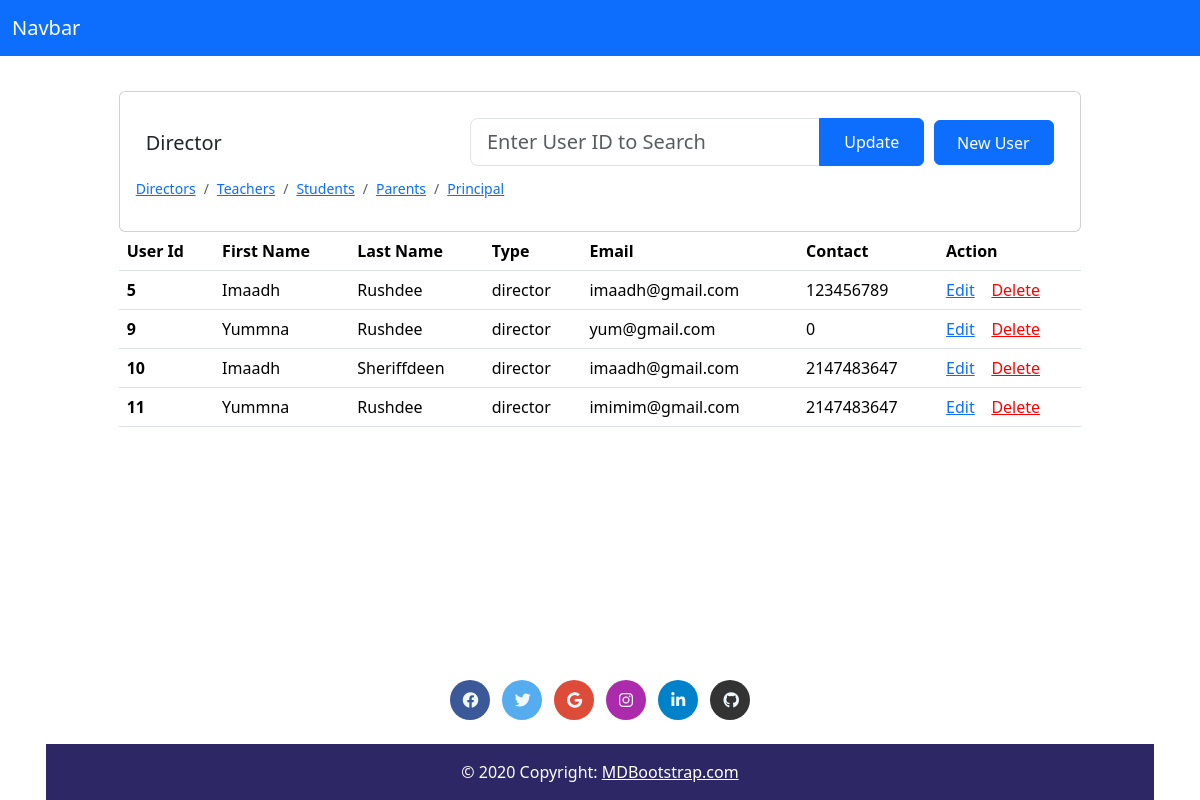
The app's page /viewuser.php?type=Director with its own data.
### tables this page shows
CREATE TABLE IF NOT EXISTS `user` (
  `user_id` int NOT NULL AUTO_INCREMENT,
  `firstname` varchar(50) NOT NULL,
  `lastname` varchar(200) NOT NULL,
  `adress` varchar(50) NOT NULL,
  `email` varchar(200) NOT NULL,
  `contact` int NOT NULL,
  `usertype` varchar(100) NOT NULL,
  `username` varchar(200) NOT NULL,
  `password` varchar(200) NOT NULL,
  `userphoto` varchar(200) NOT NULL,
  PRIMARY KEY (`user_id`)
);

### viewuser.php (the view, shortened to what this page needs)
<?php
include 'Database.php';
$type = '';
if (isset($_GET['type'])) {
    $type = mysqli_real_escape_string($conn, $_GET['type']);
}
$sql = "SELECT * FROM user WHERE usertype = '$type'";
$result = mysqli_query($conn, $sql);
?>
<html>
    <head>
        <link href="https://cdn.jsdelivr.net/npm/bootstrap@5.3.3/dist/css/bootstrap.min.css" rel="stylesheet">
        <link rel="stylesheet" href="viewuser.css">
        <link href="https://cdnjs.cloudflare.com/ajax/libs/font-awesome/6.0.0/css/all.min.css" rel="stylesheet"/>
    </head>
    <body>
      <nav class="navbar fixed-top navbar-expand-lg navbar-dark bg-primary">
        <div class="container-fluid">
          <a class="navbar-brand" href="#">Navbar</a>
        </div>
      </nav>
      <div class="mainbar container">
        <div class="card">
            <div class="my card-body">
                <blockquote class="named blockquote mb-0">
                    <div class="up">
                        <label id="cardname" name="heading"><?php echo htmlspecialchars($type); ?></label>
                        <div class="col-md-6" id="search">
                          <form class="myf d-flex" action="updateuser.php" method="GET">
                            <div class="input-group">
                                <input class="form-control form-control-lg" type="search" name="id" placeholder="Enter User ID to Search" aria-label="Search">
                                <button class="btn btn-primary px-4" type="submit">Update <i class="bi bi-search"></i></button>
                            </div>
                          </form>
                        </div>
                        <a href="user.php">
                          <button class="btn btn-primary" type="submit" style="height: 45px; width: 120px; padding-left: 10px;">New User</button>
                        </a>
                    </div>
                    <nav aria-label="breadcrumb" class="bc">
                        <ol class="breadcrumb">
                            <li class="breadcrumb-item"><a href="viewuser.php?type=Director">Directors</a></li>
                            <li class="breadcrumb-item"><a href="viewuser.php?type=Teacher">Teachers</a></li>
                            <li class="breadcrumb-item"><a href="viewuser.php?type=Student">Students</a></li>
                            <li class="breadcrumb-item"><a href="viewuser.php?type=Parent">Parents</a></li>
                            <li class="breadcrumb-item"><a href="viewuser.php?type=Principal">Principal</a></li>
                        </ol>
                    </nav>
                </blockquote>
            </div>
        </div>
      </div>
      <div class="main container">
        <div class="table-responsive">
            <table class="table">
                <thead>
                  <tr>
                    <th scope="col">User Id</th>
                    <th scope="col">First Name</th>
                    <th scope="col">Last Name</th>
                    <th scope="col">Type</th>
                    <th scope="col">Email</th>
                    <th scope="col">Contact</th>
                    <th scope="col">Action</th>
                  </tr>
                </thead>
                <tbody>
                  <?php
                  if (mysqli_num_rows($result) > 0) {
                      while ($row = mysqli_fetch_assoc($result)) {
                  ?>
                  <tr>
                    <th scope="row"><?php echo $row['user_id']; ?></th>
                    <td><?php echo $row['firstname']; ?></td>
                    <td><?php echo $row['lastname']; ?></td>
                    <td><?php echo $row['usertype']; ?></td>
                    <td><?php echo $row['email']; ?></td>
                    <td><?php echo $row['contact']; ?></td>
                    <td>
                      <a href="updateuser.php?id=<?php echo $row['user_id']; ?>" id="upd">Edit</a>
                      <a href="deleteuser.php?id=<?php echo $row['user_id']; ?>" onclick="return confirm('Are you sure you want to delete this user record?');" id="del">Delete</a>
                    </td>
                  </tr>
                  <?php
                      }
                  } else {
                      echo "<tr><td colspan='7' class='text-center'>No records found for '".htmlspecialchars($type)."'</td></tr>";
                  }
                  ?>
                </tbody>
            </table>
        </div>
      </div>
<div class="page-footer">
<footer class="pg1 bg-transparent text-center text-white fixed-bottom">
 <div class="pg">
<div class="container p-4 pb-0">
    <a
      class="btn btn-outline btn-floating m-1"
      style="background-color: #3b5998; border-radius: 50px; width: 30pt; height: 30pt; align-content: center;"
      href="#!"
      role="button"
      ><i class="fab fa-facebook"  style="color: aliceblue;"></i
    ></a>
    <a
      class="btn btn-outline btn-floating m-1"
      style="background-color: #55acee; border-radius: 50px; width: 30pt; height: 30pt; align-content: center;"
      href="#!"
      role="button"
      ><i class="fab fa-twitter"  style="color: aliceblue;"></i
    ></a>
    <a
      class="btn btn-outline btn-floating m-1"
      style="background-color: #dd4b39; border-radius: 50px; width: 30pt; height: 30pt; align-content: center;"
      href="#!"
      role="button"
      ><i class="fab fa-google" style="color: aliceblue;"></i
    ></a>
    <a
      class="btn btn-outline btn-floating m-1"
      style="background-color: #ac2bac; border-radius: 50px; width: 30pt; height: 30pt; align-content: center;"
      href="#!"
      role="button"
      ><i class="fab fa-instagram"  style="color: aliceblue;"></i
    ></a>
    <a
      class="btn btn-outline btn-floating m-1"
      style="background-color: #0082ca; border-radius: 50px; width: 30pt; height: 30pt; align-content: center;"
      href="#!"
      role="button"
      ><i class="fab fa-linkedin-in"  style="color: aliceblue;"></i
    ></a>
    <a
      class="btn btn-outline btn-floating m-1"
      style="background-color: #333333; border-radius: 50px; width: 30pt; height: 30pt; align-content: center;"
      href="#!"
      role="button"
      ><i class="fab fa-github"  style="color: aliceblue;"></i
    ></a>
    </div>
</div>
<div class="fotcol text-center p-3" style="background-color: rgba(24, 18, 85, 0.904);">
  © 2020 Copyright:
  <a class="text-white" href="https://mdbootstrap.com/">MDBootstrap.com</a>
</div>
</footer>
</div>
    </body>
</html>

### viewuser.css (style rules this page uses)
.up { display: flex; flex-direction: row; justify-content: center; align-items: center; column-gap: 10px; padding: 10px; }
.bc { font-size: 14px; }
.myf { height: 30px; }
#cardname { margin-right: auto; }
#del { color: red; }
body { display: flex; flex-direction: column; padding-top: 68pt; padding-right: 80pt; padding-left: 80pt; }
.pg { display: flex; flex-wrap: wrap; flex-direction: column; justify-content: center; align-items: center; padding-top: 0px; background-color: transparent; }
.pg1 { display: flex; flex-wrap: wrap; flex-direction: column; justify-content: center; align-items: center; row-gap: 20px; padding-top: 0px; background-color: transparent; }
.fotcol { width: 831pt; }

### records on screen
user: user_id "5", firstname "Imaadh", lastname "Rushdee", usertype "director", email "imaadh@gmail.com", contact "123456789"
user: user_id "9", firstname "Yummna", lastname "Rushdee", usertype "director", email "yum@gmail.com", contact "0"
user: user_id "10", firstname "Imaadh", lastname "Sheriffdeen", usertype "director", email "imaadh@gmail.com", contact "2147483647"
user: user_id "11", firstname "Yummna", lastname "Rushdee", usertype "director", email "imimim@gmail.com", contact "2147483647"

### other values on screen
$type "Director"
